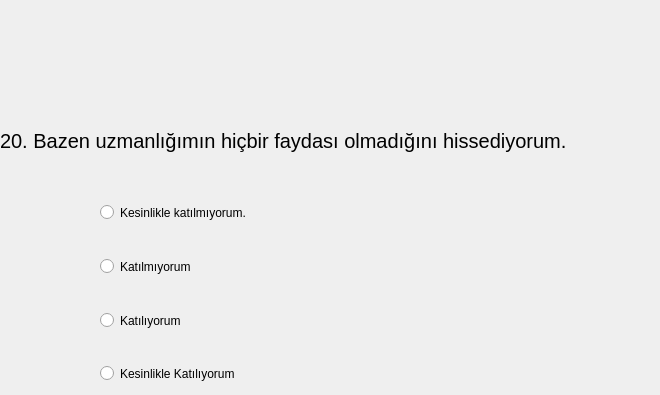
   <widget class="QWidget" name="tab_20">
    <attribute name="title">
     <string>Page</string>
    </attribute>
    <widget class="QLabel" name="label_Q16">
     <property name="geometry">
      <rect>
       <x>0</x>
       <y>100</y>
       <width>651</width>
       <height>81</height>
      </rect>
     </property>
     <property name="font">
      <font>
       <pointsize>15</pointsize>
      </font>
     </property>
     <property name="text">
      <string>20. Bazen uzmanlığımın hiçbir faydası olmadığını hissediyorum.</string>
     </property>
    </widget>
    <widget class="QRadioButton" name="A1_radioButton_Q16">
     <property name="geometry">
      <rect>
       <x>100</x>
       <y>200</y>
       <width>197</width>
       <height>25</height>
      </rect>
     </property>
     <property name="text">
      <string>Kesinlikle katılmıyorum.</string>
     </property>
    </widget>
    <widget class="QRadioButton" name="A2_radioButton_Q16">
     <property name="geometry">
      <rect>
       <x>100</x>
       <y>254</y>
       <width>120</width>
       <height>25</height>
      </rect>
     </property>
     <property name="text">
      <string>Katılmıyorum</string>
     </property>
    </widget>
    <widget class="QRadioButton" name="A3_radioButton_Q16">
     <property name="geometry">
      <rect>
       <x>100</x>
       <y>308</y>
       <width>106</width>
       <height>25</height>
      </rect>
     </property>
     <property name="text">
      <string>Katılıyorum</string>
     </property>
    </widget>
    <widget class="QRadioButton" name="A4_radioButton_Q16">
     <property name="geometry">
      <rect>
       <x>100</x>
       <y>361</y>
       <width>180</width>
       <height>25</height>
      </rect>
     </property>
     <property name="text">
      <string>Kesinlikle Katılıyorum</string>
     </property>
    </widget>
   </widget>
